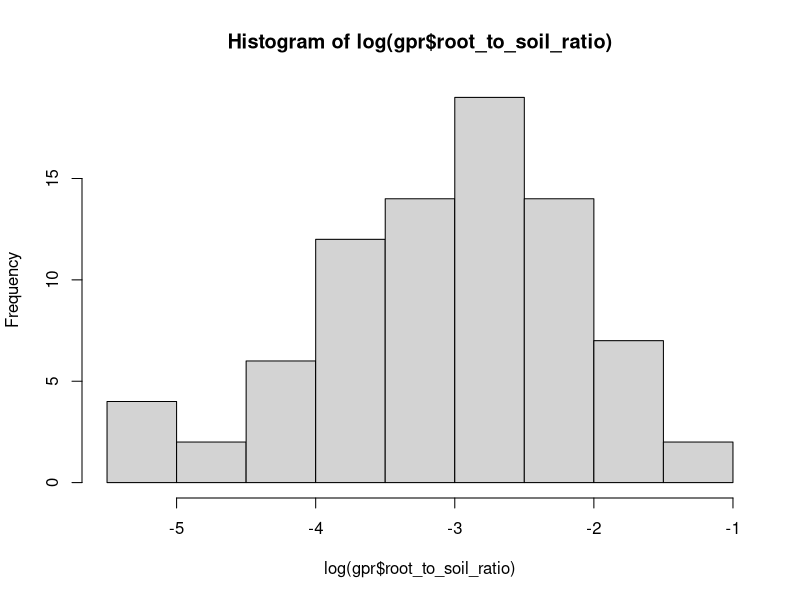
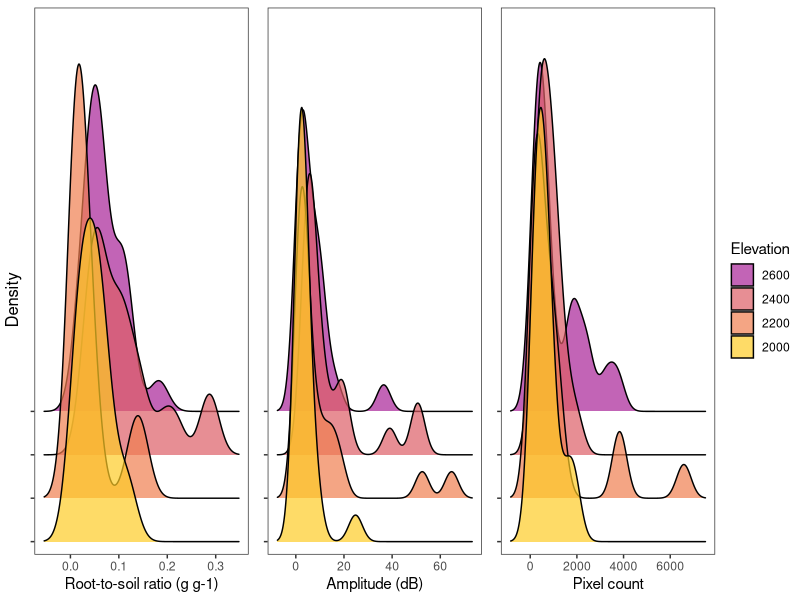
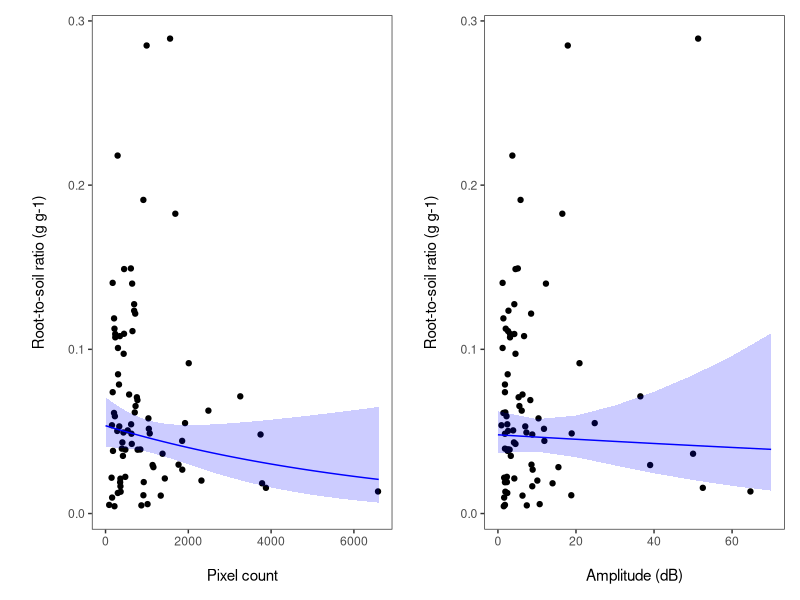
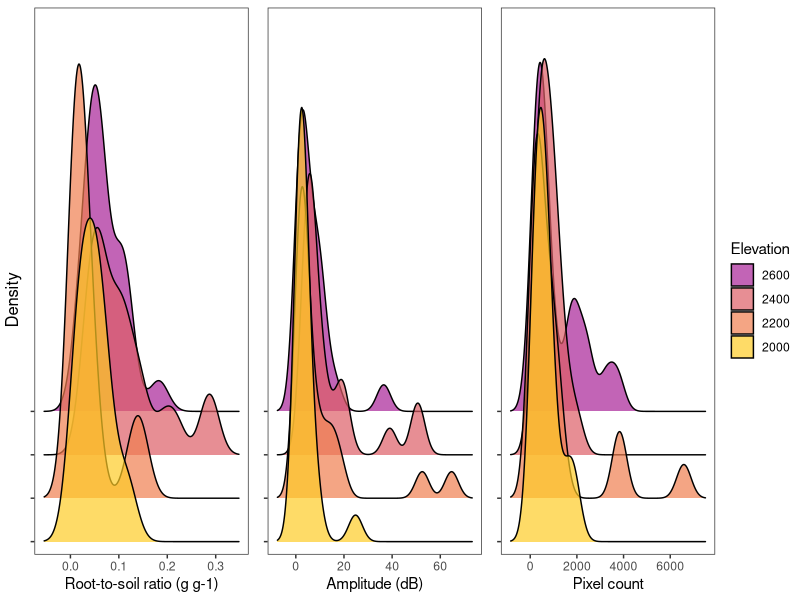
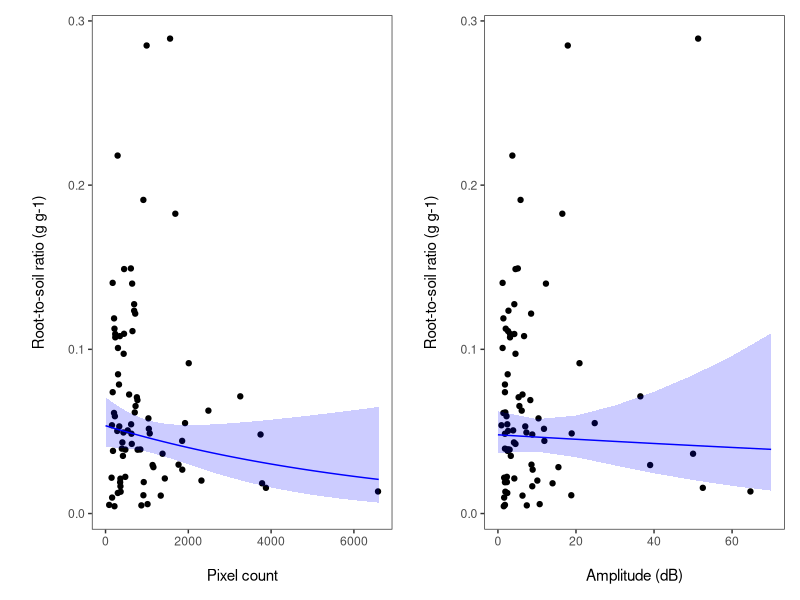

Recreate these plots in R, in order.
# Analysis on GPR pixel count and amplitude versus root biomass
# created 18/10/2024 by Jakub
# modified 3/12/2024 by Jakub
# modified 11/03/2025 by Joe

### 1. Set up ----
library(tidyverse)
library(lme4)
library(ggeffects)
library(ggridges)
library(ggpubr)
library(patchwork)

### load clean transect and root biomass data
gpr_clean <- read_csv('06_root_biomass/PFTC7_SA_clean_gpr_transect_root_biomass_2023.csv') 

### 2. Format and glimpse data ----
# keep only detections with corresponding root biomass data
gpr <- gpr_clean %>%
  filter(!is.na(root_to_soil_ratio))

glimpse(gpr)
hist(log(gpr$root_to_soil_ratio))

### 3. Density plots per variable by elevation ----
scl= 10
alp3 = 0.7
cols2<- c("#A72197",  "#DD5E66", "#EF7F4F", "#FDCB26") # 2800m: #6F00A8
lwd = 0.5

gpr$elevation_m_asl <- factor(gpr$elevation_m_asl)

biomass <- ggplot(gpr, aes(x = root_to_soil_ratio, y = elevation_m_asl, fill = elevation_m_asl)) +
  geom_density_ridges(alpha= alp3, scale = scl, linewidth=lwd)+
  scale_fill_manual(values = cols2, breaks = c(2600, 2400, 2200, 2000))+
  scale_y_discrete(expand = expansion(mult = c(0.1, 3.1)))+
  labs(x = "Root-to-soil ratio (g g-1)", color = "Elevation", fill ="Elevation")+
  theme_bw()+
  theme(panel.grid = element_blank(),
        axis.title.y = element_blank())

amplitude <- ggplot(gpr, aes(x = amplitude_dB, y = elevation_m_asl, fill = elevation_m_asl)) +
  geom_density_ridges(alpha= alp3, scale = scl, linewidth=lwd)+
  scale_fill_manual(values = cols2, breaks = c(2600, 2400, 2200, 2000))+
  scale_y_discrete(expand = expansion(mult = c(0.1, 3.1)))+
  labs(x = "Amplitude (dB)", color = "Elevation", fill ="Elevation")+
  theme_bw()+
  theme(panel.grid = element_blank(),
        axis.title.y = element_blank())

pixel_count <- ggplot(gpr, aes(x = pixel_count, y = elevation_m_asl, fill = elevation_m_asl)) +
  geom_density_ridges(alpha= alp3, scale = scl, linewidth=lwd)+
  scale_fill_manual(values = cols2, breaks = c(2600, 2400, 2200, 2000))+
  scale_y_discrete(expand = expansion(mult = c(0.1, 3.1)))+
  labs(x = "Pixel count", color = "Elevation", fill ="Elevation")+
  theme_bw()+
  theme(panel.grid = element_blank(),
        axis.title.y = element_blank())

# Combine into single panel 
gpr_vars_elev <- ggarrange(biomass + rremove("y.text"), amplitude + rremove("y.text"), pixel_count + rremove("y.text"), common.legend = TRUE, legend = "right", align = "v", label.y = 1, nrow = 1) %>%
  annotate_figure(left = text_grob("Density",rot = 90))
gpr_vars_elev

# Save figure
ggsave("gpr_vars_elev.png", gpr_vars_elev, path= "results/06_root_biomass", height = 1.5, width = 7 , bg= "white", units= "in")

### 4. Run regression models ----
# Custom min-max scaling ----
min_val <- min(gpr$pixel_count)
max_val <- max(gpr$pixel_count)
gpr$pixel_count_scaled <- (gpr$pixel_count - min_val) / (max_val - min_val)

# Models ----
model1 <- lm(log(root_to_soil_ratio) ~ pixel_count, data = gpr)
model2 <- lm(log(root_to_soil_ratio) ~ pixel_count_scaled, data = gpr)
model3 <- lm(log(root_to_soil_ratio) ~ amplitude_dB, data = gpr)

summary(model1)
summary(model2) # No difference between model1 and model2
summary(model3)

# Predictions ----
pred_model1 <- ggpredict(model1, terms = "pixel_count")
pred_model3 <- ggpredict(model3, terms = "amplitude_dB")

# Plot ----
# Plot with predictions for Pixel count (Model 1)
ggplot(data = gpr, aes(x = pixel_count, y = root_to_soil_ratio)) +
  geom_point() +
  geom_line(data = pred_model1, aes(x = x, y = predicted), color = "blue", inherit.aes = FALSE) +  # Prediction line
  geom_ribbon(data = pred_model1, aes(x = x, ymin = conf.low, ymax = conf.high), 
                fill = "blue", alpha = 0.2, inherit.aes = FALSE) +  # Confidence interval
  theme_bw() +
  labs(x = "\nPixel count", y = "\nRoot-to-soil ratio (g g-1)\n") +
  theme(panel.grid = element_blank()) +

# Plot with predictions for Amplitude (Model 3)
ggplot(aes(x = amplitude_dB, y = root_to_soil_ratio), data = gpr) +
  geom_point() +
  geom_line(data = pred_model3, aes(x = x, y = predicted), color = "blue", inherit.aes = FALSE) +  # Prediction line
  geom_ribbon(data = pred_model3, aes(x = x, ymin = conf.low, ymax = conf.high), 
              fill = "blue", alpha = 0.2, inherit.aes = FALSE) +  # Confidence interval
  theme_bw() +
  labs(x = "\nAmplitude (dB)", y = "\nRoot-to-soil ratio (g g-1)\n") +
  theme(panel.grid = element_blank())

# Save figure
ggsave("gpr_regression_models.png", path= "results/06_root_biomass", height = 3, width = 7 , bg= "white", units= "in")
